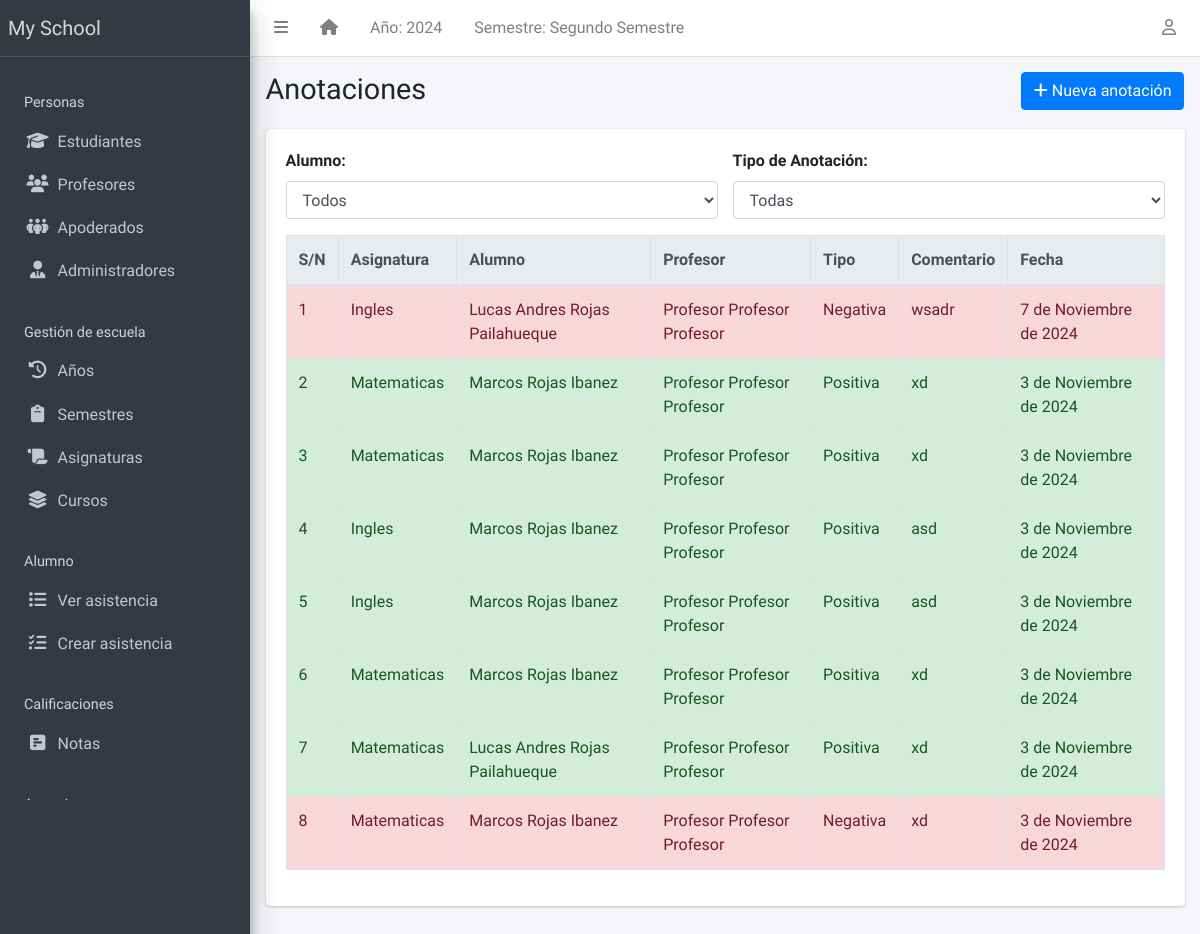
/teacher/annotations/, run on an earlier commit of the app's database.
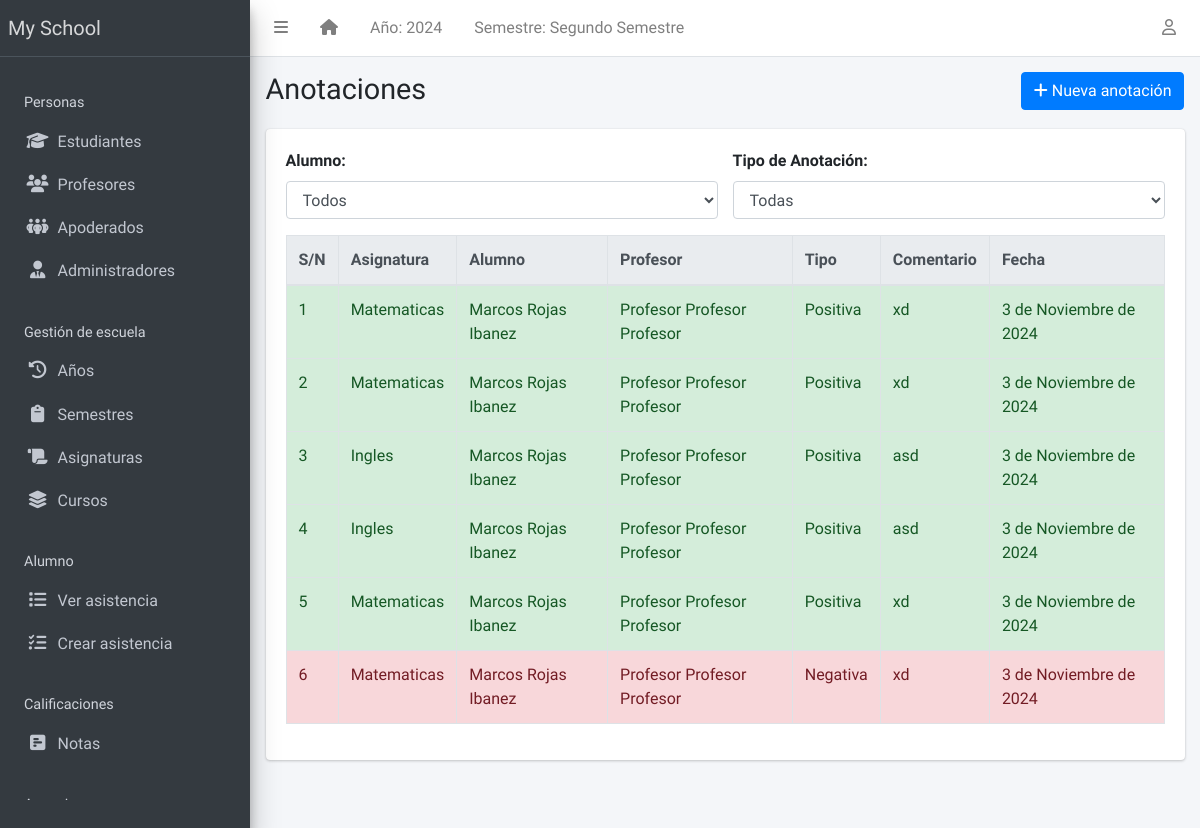
And on a later commit of the database.
### apps/teachers/models.py (models this page shows, shortened)
class Annotation(models.Model):
    ANNOTATION_TYPE_CHOICES = [("positiva", "Positiva"), ("negativa", "Negativa")]
    student = models.ForeignKey(Student, on_delete=models.CASCADE, related_name="annotations")
    teacher = models.ForeignKey(Teacher, on_delete=models.CASCADE, related_name="annotations")
    subject = models.ForeignKey(Subject, on_delete=models.CASCADE, related_name="annotations")
    annotation_type = models.CharField(max_length=10, choices=ANNOTATION_TYPE_CHOICES)
    comment = models.TextField()
    date = models.DateField(default=timezone.now)
    class Meta:
        ordering = ["-date"]

class Teacher(models.Model):
    STATUS = [("activo", "Activo"), ("inactivo", "Inactivo")]
    GENDER = [("masculino", "Masculino"), ("femenino", "Femenino")]
    rut_regex = RegexValidator(
        regex=r"^\d{1,2}\d{3}\d{3}-[0-9kK]{1}$",
        message="El RUT debe estar en el formato 'XXXXXXXX-X'"
    )
    rut = models.CharField(max_length=12, unique=True, validators=[rut_regex], blank=True)
    estado = models.CharField(max_length=10, choices=STATUS, default="activo")
    apellido_paterno = models.CharField(max_length=200)
    apellido_materno = models.CharField(max_length=200)
    nombres = models.CharField(max_length=200, blank=True)
    sexo = models.CharField(max_length=10, choices=GENDER, default="masculino")
    fecha_nacimiento = models.DateField(default=timezone.now)
    fecha_admision = models.DateField(default=timezone.now)
    telefono_regex = RegexValidator(
        regex="^[0-9]{9,15}$", message="El número de teléfono no tiene el formato correcto."
    )
    telefono = models.CharField(
        validators=[telefono_regex], max_length=15, blank=True
    )
    direccion = models.TextField(blank=True)
    observaciones = models.TextField(blank=True)
    email = models.EmailField(
        max_length=254, unique=True, validators=[EmailValidator()],
        blank=True, null=True
    )
    foto = models.ImageField(blank=True, upload_to="students/fotos/")
    subjects = models.ManyToManyField(Subject, related_name="teachers", blank=True)
    class Meta:
        ordering = ["apellido_paterno", "apellido_materno", "nombres"]
    def __str__(self):
        return f" {self.nombres} {self.apellido_paterno} {self.apellido_materno}"

### apps/corecode/models.py (models this page shows)
class Subject(models.Model):
    name = models.CharField(max_length=200, unique=True, verbose_name="Nombre")
    class Meta:
        ordering = ["name"]
    def __str__(self):
        return self.name

### apps/students/models.py (models this page shows)
class Student(models.Model):
    STATUS_CHOICES = [("activo", "Activo"), ("inactivo", "Inactivo")]
    GENDER_CHOICES = [("masculino", "Masculino"), ("femenino", "Femenino")]
    estado = models.CharField(max_length=10, choices=STATUS_CHOICES, default="activo")
    rut_regex = RegexValidator(
        regex=r"^\d{1,2}\d{3}\d{3}-[0-9kK]{1}$",
        message="El RUT debe estar en el formato 'XXXXXXXX-X'"
    )
    rut = models.CharField(max_length=12, unique=True, validators=[rut_regex], blank=True)
    apellido_paterno = models.CharField(max_length=200)
    apellido_materno = models.CharField(max_length=200)
    nombres = models.CharField(max_length=200, blank=True)
    sexo = models.CharField(max_length=10, choices=GENDER_CHOICES, default="masculino")
    fecha_nacimiento = models.DateField(default=timezone.now)
    curso_actual = models.ForeignKey(
        StudentClass, on_delete=models.SET_NULL, blank=True, null=True
    )
    fecha_admision = models.DateField(default=timezone.now)
    telefono_regex = RegexValidator(
        regex="^[0-9]{9,15}$", message="El número de teléfono no tiene el formato correcto."
    )
    telefono_apoderado = models.CharField(
        validators=[telefono_regex], max_length=15, blank=True
    )
    direccion = models.TextField(blank=True)
    observaciones = models.TextField(blank=True)
    email = models.EmailField(
        max_length=254, unique=True, validators=[EmailValidator()],
        blank=True, null=True
    )
    foto = models.ImageField(blank=True, upload_to="students/fotos/")
    representante = models.ForeignKey(
        "representatives.Representatives", on_delete=models.SET_NULL, null=True, blank=True, related_name="estudiantes"
    )
    subjects = models.ManyToManyField(Subject, related_name="students", blank=True)
    class Meta:
        ordering = ["apellido_paterno", "apellido_materno", "nombres"]
    def __str__(self):
        return f"{self.nombres} {self.apellido_paterno} {self.apellido_materno}"

### apps/teachers/views.py (the view)
# urls.py: path('annotations/', AnnotationListView.as_view(), name='annotation-list'),
class AnnotationListView(ListView):
    model = Annotation
    template_name = "teachers/teacher_annotation_list.html"
    context_object_name = "annotations"
    def get_queryset(self):
        queryset = super().get_queryset()
        student_id = self.request.GET.get("student")
        annotation_type = self.request.GET.get("type")
        if student_id:
            queryset = queryset.filter(student__id=student_id)
        if annotation_type:
            queryset = queryset.filter(annotation_type=annotation_type)
        return queryset
    def get_context_data(self, **kwargs):
        context = super().get_context_data(**kwargs)
        context["form"] = AnnotationFilterForm(self.request.GET)
        context["students"] = Student.objects.all()
        return context

### apps/teachers/forms.py
class AnnotationFilterForm(forms.Form):
    student = forms.ModelChoiceField(queryset=Student.objects.all(), required=False, label="Student")
    annotation_type = forms.ChoiceField(choices=Annotation.ANNOTATION_TYPE_CHOICES, required=False, label="Type")

### apps/corecode/context_processors.py (called while the page is built)
def site_defaults(request):
    current_session = AcademicSession.objects.get(current=True)
    current_term = AcademicTerm.objects.get(current=True)
    vals = SiteConfig.objects.all()
    contexts = {
        "current_session": current_session.name,
        "current_term": current_term.name,
    }
    for val in vals:
        contexts[val.key] = val.value
    return contexts

### apps/templatetags/user_groups.py (called while the page is built)
@register.filter
def in_group(user, group_id):
    return user.groups.filter(id=group_id).exists()

### apps/teachers/templates/teachers/teacher_annotation_list.html (shortened to what this page needs)
{% extends 'base.html' %}
{% block title %}Anotaciones{% endblock title %}
{% block breadcrumb %}
<a class="btn btn-primary" href="{% url 'annotation-create' %}"><i class="fas fa-plus"></i> Nueva anotación</a>
{% endblock breadcrumb %}
{% block content %}
  <div class="row mb-3">
    <div class="col-md-6">
      <label for="filter-student" class="form-label" style="font-weight: bold;">Alumno:</label>
      <select id="filter-student" class="form-control">
        <option value="">Todos</option>
      </select>
    </div>
    <div class="col-md-6">
      <label for="filter-type" class="form-label" style="font-weight: bold;">Tipo de Anotación:</label>
      <select id="filter-type" class="form-control">
        <option value="">Todas</option>
      </select>
    </div>
  </div>
  <div class="table-responsive">
    <table id="annotationtable" class="table table-bordered table-hover" data-page-length='100'>
      <thead class="thead-light">
        <tr>
          <th>S/N</th>
          <th>Asignatura</th>
          <th>Alumno</th>
          <th>Profesor</th>
          <th>Tipo</th>
          <th>Comentario</th>
          <th>Fecha</th>
        </tr>
      </thead>
      <tbody>
        {% for annotation in annotations %}
          <tr class="{% if annotation.annotation_type == 'positiva' %}positive{% elif annotation.annotation_type == 'negativa' %}negative{% endif %}">
            <td>{{ forloop.counter }}</td>
            <td>{{ annotation.subject }}</td>
            <td>{{ annotation.student }}</td>
            <td>{{ annotation.teacher }}</td>
            <td>{{ annotation.get_annotation_type_display }}</td>
            <td>{{ annotation.comment }}</td>
            <td>{{ annotation.date }}</td>
          </tr>
        {% endfor %}
      </tbody>
    </table>
  </div>
{% endblock content %}

What changed in the data, as far as the page shows it:
removed Annotation: subject "Ingles", student "Lucas Andres Rojas Pailahueque", teacher "Profesor Profesor Profesor", annotation_type "Negativa", comment "wsadr", date "7 de Noviembre de 2024"
removed Annotation: subject "Matematicas", student "Lucas Andres Rojas Pailahueque", teacher "Profesor Profesor Profesor", annotation_type "Positiva", comment "xd", date "3 de Noviembre de 2024"
